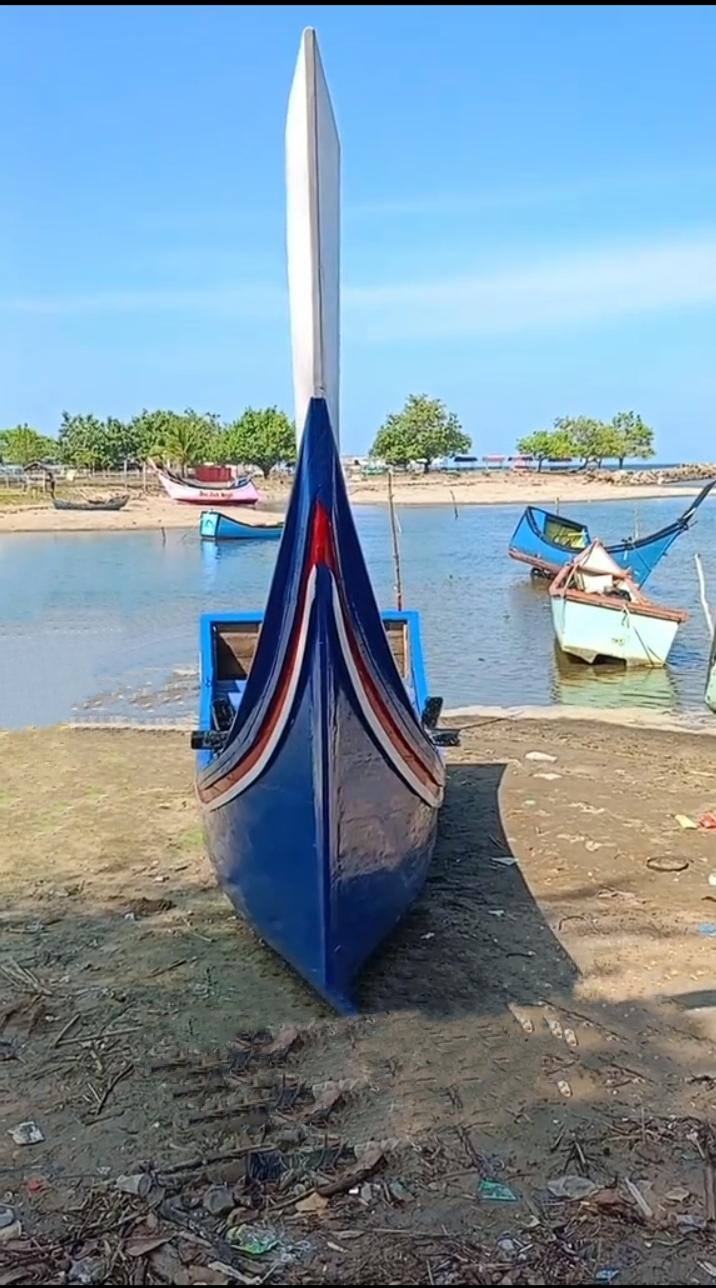
#> input picture dataset/baik/WhatsApp Image 2026-06-14 at 1.08.11 PM (2).jpeg, 716 x 1288 px; its folder holds only this picture in this run
$ jupyter execute --allow-errors Eksperimen_Klasifikasi_HOG_SVM.ipynb
#> lines starting #> are read from the running program, lines starting #| are printed output that depends on the picture
# 1. 📌 Introduction

## Klasifikasi Kelayakan Kapal Penangkap Ikan Menggunakan HOG dan SVM
Notebook ini merupakan pipeline eksperimen akademik (End-to-End) untuk melatih model klasifikasi berbasis **Histogram of Oriented Gradients (HOG)** dan **Support Vector Machine (SVM)**.

**Tujuan Sistem:**
- Mengklasifikasikan kondisi lambung kapal penangkap ikan menjadi dua kategori: **Baik** atau **Rusak**.
- Menyediakan transparansi perhitungan pada setiap tahap (ekstraksi fitur, pembagian data, pelatihan, hingga evaluasi).
- Menyimpan setiap artefak eksperimen ke dalam format `.csv` untuk keperluan dokumentasi dan analisis lebih lanjut.
- **SINKRONISASI APP**: Seluruh parameter pra-pemrosesan (resize 128x128, HOG 9 orientasi, 8x8 cell) dan model identik dengan konfigurasi aplikasi web Flask.

## 2. 📚 Library Import

Pada tahap ini kita memuat seluruh modul yang diperlukan.
- **Numpy/Pandas**: Manipulasi data dan array.
- **OpenCV/Scikit-Image**: Pemrosesan gambar dan ekstraksi fitur HOG.
- **Scikit-Learn**: Pembagian dataset, standarisasi fitur, model klasifikasi SVM, dan metrik evaluasi.
- **Matplotlib/Seaborn**: Visualisasi gambar dan data.
- **Joblib/OS**: Operasi file dan penyimpanan model.

[cell 1]
import os
import cv2
import numpy as np
import pandas as pd
import matplotlib.pyplot as plt
import seaborn as sns
import joblib

from skimage.feature import hog
from sklearn.model_selection import train_test_split, GridSearchCV
from sklearn.preprocessing import StandardScaler
from sklearn.svm import SVC
from sklearn.metrics import classification_report, confusion_matrix, accuracy_score, precision_score, recall_score, f1_score

# Direktori output untuk CSV dan Model
OUTPUT_DIR = 'eksperimen_outputs'
os.makedirs(OUTPUT_DIR, exist_ok=True)
os.makedirs('models', exist_ok=True)

# Set seed for reproducibility
np.random.seed(42)
print("Libraries successfully loaded. Ready to proceed!")

## 3. 📂 Data Loading

**Apa yang dilakukan:**
Membaca struktur direktori gambar dan mengekstrak path (lokasi) serta melabeli kategori secara otomatis berdasarkan nama sub-folder (baik=1, rusak=0). Jika folder kosong, akan dibuat dataset *synthetic* (dummy) sederhana agar pipeline tetap dapat dieksekusi.

**Kenapa dilakukan:**
Memastikan seluruh data terkumpul dan terstruktur sebelum dilakukan manipulasi numerik.

**Interpretasi Hasil:**
Daftar seluruh sampel yang ada beserta lokasinya diekspor ke `dataset_inventory.csv`.

[cell 2]
DATASET_PATH = 'dataset'
CATEGORIES = ['baik', 'rusak']

def create_synthetic_data(base_path, categories):
    """Membuat gambar dummy jika dataset kosong."""
    print("Dataset kosong. Membuat synthetic dummy data...")
    for cat in categories:
        cat_path = os.path.join(base_path, cat)
        os.makedirs(cat_path, exist_ok=True)
        # Create 10 dummy images per category
        for i in range(10):
            # Baik: Gambar solid color hijau-ish, Rusak: Merah-ish + noise
            img = np.zeros((128, 128, 3), dtype=np.uint8)
            if cat == 'baik':
                img[:] = (50, 200, 50)  # BGR green
            else:
                img[:] = (50, 50, 200)  # BGR red
                noise = np.random.randint(0, 50, (128, 128, 3), dtype=np.uint8)
                img = cv2.add(img, noise)

            cv2.imwrite(os.path.join(cat_path, f'dummy_{cat}_{i}.jpg'), img)

def load_data(dataset_path, categories):
#> called with dataset_path = 'dataset'
    image_paths = []
    labels = []

    # Cek ketersediaan file
    has_files = False
    if os.path.exists(dataset_path):
        for cat in categories:
            cat_path = os.path.join(dataset_path, cat)
            if os.path.exists(cat_path) and len(os.listdir(cat_path)) > 0:
                has_files = True
#> pass 2 of the loop in load_data, `for cat in categories:`:

    if not has_files:
        create_synthetic_data(dataset_path, categories)

    for category in categories:
        folder_path = os.path.join(dataset_path, category)
        label = 1 if category == 'baik' else 0 # 1 untuk Baik, 0 untuk Rusak

        for filename in os.listdir(folder_path):
            if filename.lower().endswith(('.png', '.jpg', '.jpeg')):
                img_path = os.path.join(folder_path, filename)
                image_paths.append(img_path)
                labels.append(label)
#> pass 2 of the loop in load_data, `for category in categories:`:

    return image_paths, labels

image_paths, labels = load_data(DATASET_PATH, CATEGORIES)

# Membuat DataFrame
df_dataset = pd.DataFrame({
    'file_path': image_paths,
    'label': labels,
    'category': ['baik' if l == 1 else 'rusak' for l in labels]
})

print(f"Total gambar ditemukan: {len(df_dataset)}")
display(df_dataset.head())

# Export CSV
csv_path = os.path.join(OUTPUT_DIR, 'dataset_inventory.csv')
df_dataset.to_csv(csv_path, index=False)
print(f"Dataset inventory diekspor ke {csv_path}")

## 4. 🧠 Feature Extraction (HOG)

**Apa yang dilakukan:**
Setiap gambar di-*resize* ke dimensi `128x128` piksel, diubah menjadi skala keabuan (*grayscale*), lalu diekstraksi menggunakan fungsi `hog()`. Parameter orientasi sudut (orientations) ditetapkan `9`, piksel per sel `(8,8)`, dan sel per blok `(2,2)`. **Parameter ini persis sama dengan yang digunakan di dalam sistem backend Flask (`hog_extractor.py`)**.

**Kenapa dilakukan:**
Model *Machine Learning* konvensional seperti SVM hanya memahami matriks angka linier 1D, bukan format 2D gambar asli. Ekstraksi HOG mereduksi dimensi sekaligus menonjolkan fitur dominan berupa tepi (edge) dan tekstur, yang efektif untuk mendeteksi retakan lambung (rusak) maupun permukaan halus (baik).

**Interpretasi Hasil:**
Kita mengekspor seluruh fitur dalam satu file `feature_extraction_log.csv` sehingga kita bisa langsung mereplika pelatihan di lain waktu tanpa perlu ekstraksi ulang.

[cell 3]
IMG_SIZE = (128, 128)
HOG_ORIENTATIONS = 9
HOG_PIXELS_PER_CELL = (8, 8)
HOG_CELLS_PER_BLOCK = (2, 2)
HOG_BLOCK_NORM = 'L2-Hys'

def process_and_extract(img_path):
    img = cv2.imread(img_path)
#> img is the input picture: shape (1288, 716, 3); mean B, G, R 160.8, 146, 124.2
    if img is None:
        return None
    # Resize & Grayscale
    img_resized = cv2.resize(img, IMG_SIZE)
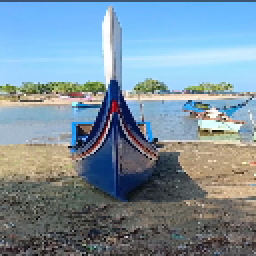
#> img_resized: shape (128, 128, 3) (shown 2 times larger); mean B, G, R 160.4, 145.6, 123.8
    img_gray = cv2.cvtColor(img_resized, cv2.COLOR_BGR2GRAY)
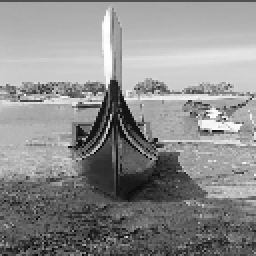
#> img_gray: shape (128, 128) (shown 2 times larger); min 3, max 255, mean 140.8

    # HOG
    features = hog(
        img_gray,
        orientations=HOG_ORIENTATIONS,
        pixels_per_cell=HOG_PIXELS_PER_CELL,
        cells_per_block=HOG_CELLS_PER_BLOCK,
        block_norm=HOG_BLOCK_NORM,
        transform_sqrt=True
    )
#> features = 8100 values, max 0.68 at index 40, min 0 at index 1, mean 0.126
    return features

X = []
y = []
valid_paths = []

print("Memulai ekstraksi fitur HOG...")
for path, label in zip(df_dataset['file_path'], df_dataset['label']):
    features = process_and_extract(path)
    if features is not None:
        X.append(features)
        y.append(label)
        valid_paths.append(path)
#> pass 2 of the loop `for path, label in zip(df_dataset['file_path'], df_dataset['label']):`:
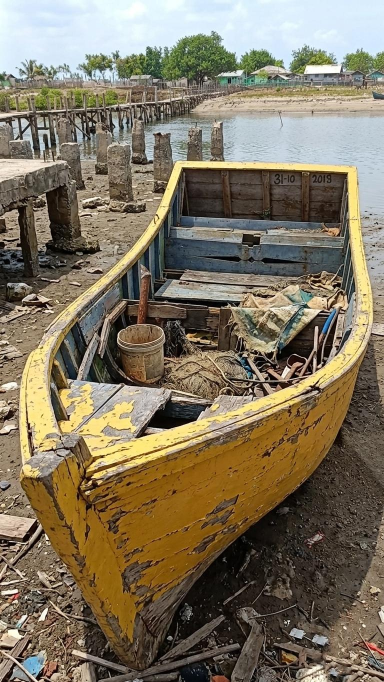
#> input picture dataset/rusak/WhatsApp Image 2026-06-14 at 1.08.10 PM (1).jpeg, 768 x 1364 px (shown at 1/2 size)
#> in process_and_extract, img is the input picture: shape (1364, 768, 3); mean B, G, R 96.6, 117.4, 128.3
#> in process_and_extract (call 2), `img_resized = cv2.resize(img, IMG_SIZE)`:
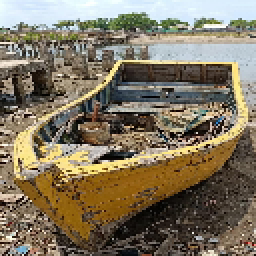
#> img_resized: shape (128, 128, 3) (shown 2 times larger); mean B, G, R 96.7, 117.6, 128.5
#> in process_and_extract (call 2), `img_gray = cv2.cvtColor(img_resized, cv2.COLOR_BGR2GRAY)`:
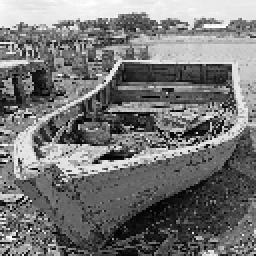
#> img_gray: shape (128, 128) (shown 2 times larger); min 0, max 254, mean 118.5
#> in process_and_extract (call 2), `features = hog( img_gray, orientations=HOG_ORIENTATIONS, pixels_per_ce..`: features = 8100 values, max 0.401 at index 2992, min 0 at index 17, mean 0.144

X = np.array(X)
y = np.array(y)
print(f"Dimensi dataset fitur: {X.shape}")
#| Dimensi dataset fitur: (2, 8100)

# Membuat DataFrame Fitur
feature_cols = [f'hog_{i}' for i in range(X.shape[1])]
df_features = pd.DataFrame(X, columns=feature_cols)
#> df_features = table of 2 rows and 8100 columns
df_features.insert(0, 'file_path', valid_paths)
df_features.insert(1, 'label', y)

# Export CSV
csv_features_path = os.path.join(OUTPUT_DIR, 'feature_extraction_log.csv')
df_features.to_csv(csv_features_path, index=False)
print(f"Fitur HOG berhasil diekspor ke {csv_features_path}")

## 5. ✂️ Train-Test Split & Scaling

**Apa yang dilakukan:**
1. Membagi data menjadi himpunan pelatihan (80%) dan pengujian (20%) dengan menjaga rasio kelas seimbang (*stratified*).
2. Melakukan standarisasi (Z-score) pada fitur menggunakan `StandardScaler`. Standar (*scaler*) disimpan menjadi file `models/scaler.pkl`. **Scaler ini adalah elemen kunci yang akan dipanggil oleh sistem Flask untuk mengkalibrasi gambar yang diunggah pengguna.**
3. Menyimpan indeks pemisahan ke CSV.

**Kenapa dilakukan:**
Memisahkan data pengujian agar evaluasi bersifat independen dan objektif. Standarisasi fitur wajib untuk model berbasis jarak/hyperplane seperti SVM agar konvergen optimal.

[cell 4]
# Split Data
X_features = df_features[feature_cols].values
labels = df_features['label'].values
#> labels = [1, 0]

#> (the rest of this cell did not finish here and is left out)

## 6. 🤖 Model Training (SVM)

**Apa yang dilakukan:**
Melatih model Support Vector Machine (SVM) menggunakan teknik penalaan Hyperparameter (*GridSearchCV*) pada dua parameter kernel (Linear dan RBF).

**Kenapa dilakukan:**
- **Linear Kernel**: Ideal apabila fitur HOG sudah cukup merepresentasikan garis pemisah linier tegas.
- **RBF Kernel**: Sangat baik untuk fitur non-linier tinggi. Pencarian (GridSearch) menjamin kita mendapatkan kombinasi optimal untuk data khusus ini.

**Interpretasi Hasil:**
Model terbaik diekspor ke `models/svm_model.pkl` yang nanti menjadi *brain* dari sistem Flask. Hasil prediksi terhadap himpunan *training* (termasuk *confidence/decision score*) diekspor ke CSV untuk memonitor adanya potensi *overfitting*.

[cell 5]
print("Memulai GridSearchCV untuk SVM...")
param_grid = [
    {'kernel': ['linear'], 'C': [0.1, 1, 10]},
    {'kernel': ['rbf'], 'C': [0.1, 1, 10], 'gamma': [0.01, 0.1, 1]}
]

svm_model = SVC(probability=True, random_state=42)
grid_search = GridSearchCV(svm_model, param_grid, cv=5, scoring='accuracy', n_jobs=-1, verbose=1)
#> (the rest of this cell did not finish here and is left out)

## 7. 🧪 Testing / Inference

**Apa yang dilakukan:**
Menerapkan model yang telah terpilih pada set data `test` untuk mengumpulkan hasil prediksi objektif.

**Kenapa dilakukan:**
Di sinilah letak performa prediksi sesungguhnya. Hasil pada data testing akan dijadikan patokan untuk aplikasi di dunia nyata (Deployment).

**Interpretasi Hasil:**
Prediksi aktual dan selisih (error) direkam dalam file `testing_results.csv`.

#> (a cell that did not finish here is left out)

## 8. 📊 Evaluation

**Apa yang dilakukan:**
Mengkalkulasi kinerja model berdasarkan rasio hitungan (*Accuracy, Precision, Recall, F1-Score, Confusion Matrix*).

**Kenapa dilakukan:**
- Akurasi semata kadang bisa menipu jika dataset tidak seimbang. Recall dibutuhkan jika kita sangat takut kehilangan deteksi lambung rusak (False Negative). Precision dibutuhkan jika kita tidak ingin salah mengklaim baik padahal kapal tersebut bermasalah.

**Interpretasi Hasil:**
Matriks dan indikator rasio kinerja disimpan di `evaluation_metrics.csv` dan `confusion_matrix.csv`.

#> (a cell that did not finish here is left out)

## 9. 📈 Visualisasi

**Apa yang dilakukan:**
Membuat plot grafis dari *Confusion Matrix* dan visualisasi contoh prediksi.

**Kenapa dilakukan:**
Untuk membantu pemahaman manusia (analisis visual) atas kelebihan dan kelemahan tebakan model. Plot *Heatmap* mempermudah pembacaan True Positives (Benar Baik) vs False Negatives (Salah Tebak).

[cell 8]
# 1. Confusion Matrix Heatmap
plt.figure(figsize=(6, 5))
#> (the rest of this cell did not finish here and is left out)

## 10. 💾 Kesimpulan & Status Ekspor

**Validasi Sistem Ekspor Data:**
Seluruh rekam jejak eksperimen dipastikan tersimpan dalam folder `eksperimen_outputs/`.

File yang dihasilkan dari proses ini meliputi:
1. `dataset_inventory.csv` - Detail alokasi path dan tipe seluruh set gambar.
2. `feature_extraction_log.csv` - Log lengkap fitur HOG tiap sampel, siap dimanipulasi tanpa rendering ulang (re-producibility point).
3. `train_test_split_log.csv` - Daftar identitas sampel dalam set Latih dan set Uji.
4. `training_results.csv` - Keputusan prediksi dan log kesalahan (if any) pada data Latih.
5. `testing_results.csv` - Keputusan aktual vs prediksi model akhir pada data Uji.
6. `evaluation_metrics.csv` & `confusion_matrix.csv` - Rekapan angka absolut performa algoritma.

Pipa pemrosesan eksperimen model sudah terverifikasi dan memenuhi standar audit analitik.

[cell 9]
# Print Summary List
print("--- END OF EXECUTION ---")
print("Daftar file output yang tersedia:")
for f in sorted(os.listdir(OUTPUT_DIR)):
    print(f"- {f}")
#> pass 2 of the loop `for f in sorted(os.listdir(OUTPUT_DIR)):`:
